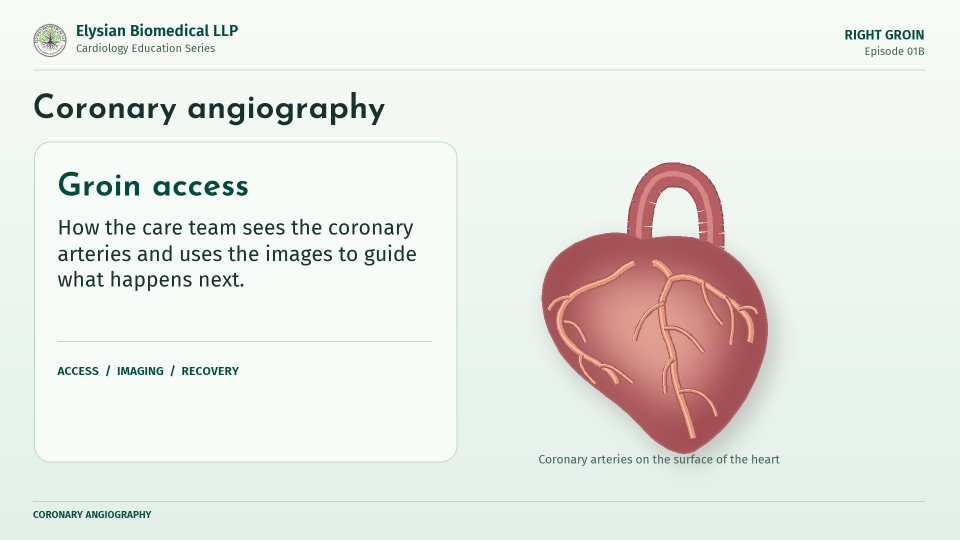
#> input picture outputs/cardiology-series/episode-01/revision/editorial-scenes/F01.png, 1920 x 1080 px (shown at 1/2 size)
$ python -i render_visuals.py   (imports and definitions only)
#> lines starting #> are read from the running program, lines starting #| are printed output that depends on the picture
### outputs/cardiology-series/episode-01/production/vascular_art.py
"""Original schematic illustrations for the coronary angiography draft."""

from functools import lru_cache
from math import hypot, sin, tau
from pathlib import Path

from PIL import Image, ImageDraw, ImageFont


WIDTH, HEIGHT = 640, 560
NAVY = "#081726"
PALE = "#e1f5fa"
MUTED = "#a1b7c6"
CYAN = "#76dbe4"
CONTRAST = "#ffcb92"
ARTERY = "#a65053"


def curve(start, *segments):
#> called with start = (252, 34)
    points = [start]
    for control_a, control_b, end in segments:
        x0, y0 = points[-1]
        x1, y1 = control_a
        x2, y2 = control_b
        x3, y3 = end
        for index in range(1, 17):
            t = index / 16
            q = 1 - t
            points.append((
                q**3 * x0 + 3 * q*q*t * x1 + 3 * q*t*t * x2 + t**3 * x3,
                q**3 * y0 + 3 * q*q*t * y1 + 3 * q*t*t * y2 + t**3 * y3,
            ))
    return tuple(points)


# [25 lines left out: functions trace, font, not called in this run]


def line(draw, path, color, width=1):
    if len(path) >= 2:
        draw.line(path, fill=color, width=width, joint="curve")


def circle(draw, point, radius, fill, outline=None, width=1):
    x, y = point
    draw.ellipse((x-radius, y-radius, x+radius, y+radius), fill=fill, outline=outline, width=width)


# [29 lines left out: functions tube, callout, backdrop, not called in this run]


BODY = curve(
    (252, 34),
    ((252, 76), (245, 91), (201, 101)),
    ((159, 111), (133, 119), (117, 154)),
    ((96, 199), (94, 252), (71, 292)),
    ((60, 316), (48, 346), (43, 376)),
    ((35, 398), (28, 411), (22, 429)),
    ((16, 450), (22, 461), (33, 449)),
    ((44, 434), (50, 426), (52, 426)),
    ((53, 446), (45, 470), (54, 473)),
    ((63, 474), (77, 443), (83, 429)),
    ((94, 406), (87, 385), (107, 355)),
    ((134, 310), (159, 261), (173, 214)),
    ((174, 276), (165, 330), (180, 383)),
    ((190, 428), (183, 476), (174, 540)),
    ((201, 555), (231, 553), (268, 540)),
    ((273, 515), (280, 487), (293, 466)),
    ((304, 489), (312, 520), (316, 541)),
    ((350, 553), (384, 552), (409, 542)),
    ((398, 489), (391, 433), (404, 383)),
    ((417, 329), (413, 281), (413, 214)),
    ((426, 257), (451, 308), (478, 354)),
    ((498, 385), (491, 406), (502, 429)),
    ((508, 443), (522, 474), (531, 473)),
    ((540, 470), (532, 446), (533, 426)),
    ((535, 426), (541, 434), (552, 449)),
    ((563, 461), (569, 450), (563, 429)),
    ((557, 411), (550, 398), (542, 376)),
    ((537, 346), (525, 316), (514, 292)),
    ((491, 252), (489, 199), (468, 154)),
    ((452, 119), (426, 111), (384, 101)),
    ((340, 91), (333, 76), (333, 34)),
)
RADIAL = curve(
    (60, 397),
    ((70, 364), (93, 318), (115, 281)),
    ((133, 254), (139, 205), (153, 174)),
    ((165, 145), (196, 135), (219, 132)),
    ((240, 128), (257, 128), (267, 121)),
    ((272, 134), (280, 143), (291, 151)),
    ((286, 160), (285, 183), (286, 199)),
)
FEMORAL = curve(
    (222, 483),
    ((226, 463), (225, 440), (241, 412)),
    ((254, 392), (271, 382), (295, 373)),
    ((312, 364), (316, 328), (318, 293)),
    ((321, 258), (325, 215), (325, 181)),
    ((325, 145), (308, 139), (295, 147)),
    ((284, 154), (285, 182), (286, 199)),
)
BODY_LEFT_SUBCLAVIAN = curve((316, 147), ((337, 122), (365, 129), (393, 137)),
                             ((414, 142), (430, 154), (439, 177)))
BODY_CAROTIDS = (
    curve((267, 121), ((273, 110), (273, 93), (270, 76))),
    curve((302, 144), ((307, 124), (309, 97), (312, 76))),
)
BODY_OTHER_ILIAC = curve((295, 373), ((322, 383), (342, 398), (347, 424)),
                         ((350, 444), (355, 472), (360, 494)))


# [64 lines left out: function route_panel, not called in this run]


MYOCARDIUM = curve(
    (306, 185),
    ((279, 168), (231, 175), (197, 199)),
    ((151, 230), (154, 290), (179, 337)),
    ((209, 392), (267, 416), (301, 454)),
    ((330, 486), (355, 506), (382, 497)),
    ((428, 471), (466, 421), (484, 365)),
    ((508, 288), (472, 230), (429, 202)),
    ((389, 173), (343, 181), (306, 185)),
)
RV_SHADOW = curve((187, 235), ((164, 283), (193, 335), (238, 365)),
                  ((273, 390), (301, 400), (326, 432)),
                  ((328, 380), (290, 303), (259, 252)),
                  ((240, 218), (218, 219), (187, 235)))
AORTA = curve(
    (308, 239),
    ((306, 212), (302, 183), (306, 154)),
    ((310, 116), (326, 85), (360, 90)),
    ((396, 94), (407, 127), (409, 160)),
    ((411, 184), (409, 205), (410, 228)),
)
ROOT = (308, 233)
RCA_OSTIUM = (296, 220)
LEFT_OSTIUM = (324, 219)
RCA = curve(
    RCA_OSTIUM,
    ((282, 224), (275, 234), (262, 242)),
    ((239, 254), (207, 255), (192, 284)),
    ((173, 317), (202, 347), (239, 365)),
    ((254, 374), (267, 381), (271, 397)),
)
LEFT_MAIN = curve(LEFT_OSTIUM, ((333, 218), (347, 232), (350, 244)))
LAD = curve((350, 244), ((343, 260), (333, 275), (337, 292)),
            ((339, 329), (352, 337), (354, 368)),
            ((353, 399), (373, 432), (383, 477)))
LCX = curve((350, 244), ((373, 234), (391, 244), (407, 255)),
            ((434, 274), (449, 281), (464, 301)),
            ((469, 312), (469, 325), (466, 336)))
RCA_TWIGS = (
    curve((201, 270), ((185, 270), (176, 278), (171, 289))),
    curve((194, 306), ((212, 305), (216, 319), (225, 336))),
    curve((219, 354), ((212, 368), (225, 384), (239, 397))),
    curve((247, 370), ((260, 367), (274, 379), (294, 396))),
)
LEFT_TWIGS = (
    curve((340, 279), ((318, 285), (303, 304), (296, 334))),
    curve((340, 315), ((366, 311), (382, 328), (398, 351))),
    curve((353, 361), ((338, 373), (339, 390), (342, 411))),
    curve((362, 409), ((393, 399), (413, 424), (417, 445))),
    curve((397, 248), ((397, 269), (412, 295), (426, 310))),
    curve((429, 271), ((447, 285), (441, 320), (438, 340))),
    curve((450, 287), ((467, 281), (475, 286), (477, 294))),
)


# [120 lines left out: function heart_anatomy, not called in this run]


ANGIO_LEFT = (
    (curve((86, 42), ((86, 60), (106, 71), (109, 86))), 9),
    (curve((109, 86), ((127, 99), (134, 118), (139, 144)),
           ((144, 167), (163, 192), (154, 224)),
           ((148, 250), (152, 266), (163, 284))), 8),
    (curve((109, 86), ((86, 97), (78, 120), (62, 139)),
           ((46, 157), (47, 173), (34, 195))), 7),
    (curve((128, 117), ((161, 117), (187, 136), (196, 178))), 4),
    (curve((138, 140), ((105, 151), (104, 171), (97, 198))), 4),
    (curve((149, 173), ((180, 184), (192, 206), (194, 240))), 4),
    (curve((153, 221), ((125, 231), (118, 248), (109, 263))), 3),
    (curve((76, 119), ((58, 121), (37, 138), (31, 154))), 3),
    (curve((60, 142), ((76, 148), (71, 169), (67, 183))), 3),
    (curve((182, 151), ((205, 153), (214, 163), (222, 179))), 2),
)
ANGIO_RIGHT = (
    (curve((116, 36), ((147, 44), (164, 75), (160, 100)),
           ((154, 131), (127, 143), (95, 147)),
           ((64, 152), (49, 171), (55, 195)),
           ((61, 220), (99, 220), (116, 242)),
           ((123, 252), (124, 270), (123, 287))), 9),
    (curve((155, 119), ((169, 128), (168, 151), (172, 166))), 4),
    (curve((124, 140), ((133, 160), (135, 175), (151, 188))), 4),
    (curve((92, 148), ((100, 171), (104, 187), (116, 198))), 3),
    (curve((55, 175), ((32, 182), (24, 198), (29, 217))), 4),
    (curve((64, 209), ((65, 231), (52, 246), (43, 254))), 3),
    (curve((101, 226), ((115, 215), (145, 215), (161, 236)),
           ((174, 256), (193, 260), (208, 270))), 4),
    (curve((158, 233), ((169, 224), (186, 224), (202, 234))), 2),
)


# [165 lines left out: functions angiogram, contrast_panel, stenosis_panel, aftercare_panel, frame, sized_frame and 1 more, not called in this run]

### outputs/cardiology-series/episode-01/revision/radial-route-scenes/render_radial_scenes.py
"""Render narrated-timeline picture clips for the right radial coronary route."""
from __future__ import annotations

import argparse
import importlib.util
import json
from functools import lru_cache
from math import cos, pi, sin
from pathlib import Path
import subprocess
import sys

from PIL import Image, ImageDraw, ImageFilter


OUT = Path(__file__).resolve().parent
REVISION = OUT.parent
EPISODE = REVISION.parent
W, H, FPS = 1600, 900, 30
sys.dont_write_bytecode = True


def load_module(name, path):
    spec = importlib.util.spec_from_file_location(name, path)
    module = importlib.util.module_from_spec(spec)
    spec.loader.exec_module(module)
    return module


wrist = load_module("wrist_art", REVISION / "wrist-proof" / "render_wrist_proof.py")
vascular = load_module("vascular_art", EPISODE / "production" / "vascular_art.py")
INK = wrist.INK
GREEN = wrist.GREEN
MUTED = wrist.MUTED
SHEATH_NOSE = wrist.ASSEMBLY_NOSE
WIRE_END = wrist.NEEDLE_DISTANCE + 510
WIRE_LENGTH = WIRE_END + 92
CATHETER_END = WIRE_END - 46
CATHETER_LENGTH = 1110
CATHETER = (68, 141, 139)
SCENE_TITLES = {
    4: "Find the radial artery",
    10: "The long guidewire",
    11: "The diagnostic catheter",
    12: "From the wrist to the aorta",
    19: "The catheter comes out",
    20: "Position the compression band",
    21: "Check the wrist band",
    22: "Recovery and discharge",
}
SCENE_NAMES = {
    4: "find-radial-artery",
    10: "diagnostic-guidewire",
    11: "diagnostic-catheter",
    12: "wrist-to-aorta",
    19: "withdraw-diagnostic-catheter",
    20: "remove-sheath-compress",
    21: "check-wrist-band",
    22: "recovery-and-discharge",
}


def color(tone, alpha=255):
    return (*tone, alpha)


def ease_time(t, start, stop):
    return wrist.smooth((t - start) / (stop - start))


# [27 lines left out: functions paper, plate, clean_top, not called in this run]


def composite(image, layer):
    clean_top(layer)
    return Image.alpha_composite(image.convert("RGBA"), layer).convert("RGB")


# [52 lines left out: functions footer, catheter, tools_at_wrist, not called in this run]


def point_map(point):
    x, y = point
    return 75 + 1.22 * x, 214 + 1.14 * y


ROUTE = wrist.Track([point_map(p) for p in vascular.RADIAL])
ROUTE_LENGTH = ROUTE.distance[-1]


# [47 lines left out: functions map_line, mapped_vessel, map_base, not called in this run]


MAP_PHASES = (
    ("Radial artery", "Starts at the right wrist.", .03),
    ("Brachial artery", "The wire and catheter pass up the arm.", .30),
    ("Axillary and subclavian arteries", "The route continues through the shoulder.", .58),
    ("Brachiocephalic trunk", "The instruments enter the aortic arch.", .79),
    ("Aortic root", "The coronary openings are just above the aortic valve.", 1.0),
)
MAP_MOVES = ((0.0, .03), (3.7, .29), (7.25, .57), (10.65, .76), (14.4, .96), (16.2, 1.0))


# [301 lines left out: functions interpolate_map, route_frame, prep_wipe, prep_drape, local_anaesthetic, ultrasound_frame and 11 more, not called in this run]


# [6 lines that do not run on import are left out]

### outputs/cardiology-series/episode-03/render_visuals.py
"""Render the original silent 1080p visuals for Episode 03."""

from functools import lru_cache
from math import cos, exp, pi, sin
from pathlib import Path
import json
import subprocess
import sys

from PIL import Image, ImageDraw, ImageOps


HERE = Path(__file__).resolve().parent
sys.dont_write_bytecode = True
sys.path.insert(0, str(HERE.parent / 'episode-01' / 'revision'))
from render_editorial_cards import DEEP, INK, LINE, MUTED, ROOT, font, gradient, heart, write
sys.path.insert(0, str(HERE.parent / 'episode-01' / 'revision' / 'radial-route-scenes'))
from render_radial_scenes import composite, plate, wrist_band

W, H = 1920, 1080
OUT = HERE / 'visuals'
FFMPEG = ROOT / 'work/video-runtime/imageio_ffmpeg/binaries/ffmpeg-win-x86_64-v7.1.exe'
ASSET = ROOT / 'work/company-logo-original-686.jpg'
PANEL = (70, 290, 1850, 928)
X0, X1, CENTER = 188, 1732, 960
CORAL, OCHRE, JADE, SAGE = '#b06e6c', '#d5a27e', '#2b8f74', '#bde8c9'


def smooth(value):
    t = min(1., max(0., value))
    return t*t*(3.-2.*t)


def phase(time, start, stop):
    return smooth((time-start)/(stop-start))


def blend(a, b, t):
    return tuple(round(x+(y-x)*t) for x, y in zip(a, b))


def text(draw, x, y, value, size, kind='body', color=INK, maxwidth=None):
    write(draw, x, y, value, size, kind, color, maxwidth)


def panel(draw, box, fill='#f8fcf8', outline='#c7dace'):
    draw.rounded_rectangle(box, 32, fill=fill, outline=outline, width=2)


# [27 lines left out: functions label, leader, base, not called in this run]


def center(x):
    return 604+11*sin((x-430)/265)+8*sin((x-190)/550)


def tissue(x):
    return exp(-abs((x-CENTER)/208)**3.0)


def edge(x, side, expanded):
    growth = tissue(x)*(70 if side < 0 else 49)*(1-.67*expanded)
    return center(x)+side*(99-growth)


def envelope(draw, upper, lower, color):
    draw.polygon(upper+lower[::-1],fill=color)


# [44 lines left out: functions metal, anatomy, not called in this run]


def vessel(image, expanded):
    layer=anatomy(round(24*max(0,min(1,expanded))))
    image.paste(layer,(0,415),layer)


# [270 lines left out: functions wire, balloon, deposit, section, xray, mini and 3 more, not called in this run]


def render(scene):
    id=scene['id']
    seconds=scene['target_end_sec']-scene['target_start_sec']
    rate=24 if id in ('P03','P04','P05','P06') else 2
    outfile=OUT/f'{id}.mp4'
    command=[str(FFMPEG),'-y','-v','error','-f','rawvideo','-pixel_format','rgb24','-video_size',f'{W}x{H}',
             '-framerate',str(rate),'-i','pipe:0','-an','-vf','fps=24','-c:v','libx264','-preset','veryfast',
             '-threads','3','-crf','18','-pix_fmt','yuv420p','-movflags','+faststart',str(outfile)]
    with subprocess.Popen(command,stdin=subprocess.PIPE) as encoder:
        for i in range(seconds*rate):
            encoder.stdin.write(frame(id,i/rate).tobytes())
        encoder.stdin.close()
        if encoder.wait():
            raise RuntimeError(f'Encoding failed for {id}')
    print(f'{id} {seconds}s {outfile.stat().st_size} bytes',flush=True)


# [6 lines not run here, left out]

>>> import cv2
>>> picture = cv2.imread('../episode-01/revision/editorial-scenes/F01.png', cv2.IMREAD_GRAYSCALE)
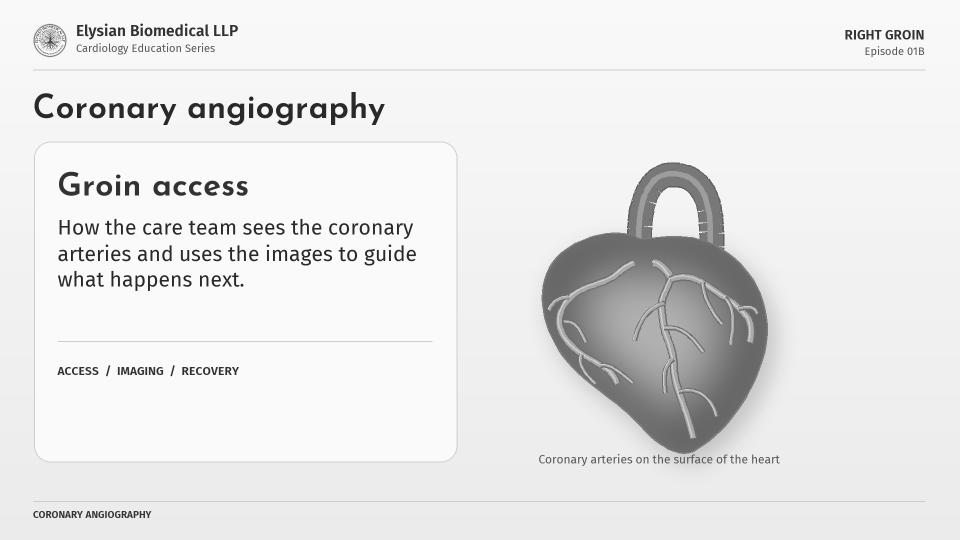
#> picture: shape (1080, 1920) (shown at 1/2 size); min 41, max 255, mean 230.8
#> (the run stopped early here; a loop or call above may not have finished)
